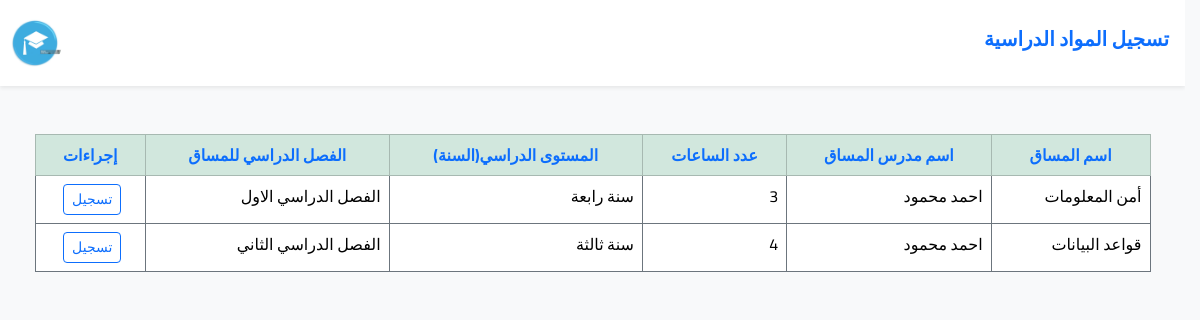
The app's page /student/courses/major (signed in) with its own data.
### tables this page shows
CREATE TABLE `courses` (
  `id` int NOT NULL AUTO_INCREMENT,
  `name` varchar(255) NOT NULL,
  `hour_num` int NOT NULL,
  `level_year` int NOT NULL,
  `instructor_id` int NOT NULL,
  `major_id` int NOT NULL,
  `semster_id` int NOT NULL,
  PRIMARY KEY (`id`),
  UNIQUE KEY `name` (`name`),
  KEY `courses_instructors` (`instructor_id`),
  KEY `courses_semster` (`semster_id`),
  KEY `courses_majors` (`major_id`),
  CONSTRAINT `courses_instructors` FOREIGN KEY (`instructor_id`) REFERENCES `instructors` (`id`) ON DELETE CASCADE ON UPDATE CASCADE,
  CONSTRAINT `courses_majors` FOREIGN KEY (`major_id`) REFERENCES `majors` (`id`) ON DELETE CASCADE ON UPDATE CASCADE,
  CONSTRAINT `courses_semster` FOREIGN KEY (`semster_id`) REFERENCES `semster` (`id`) ON DELETE CASCADE ON UPDATE CASCADE
);

CREATE TABLE `users` (
  `id` int NOT NULL AUTO_INCREMENT,
  `full_name` varchar(255) NOT NULL,
  `username` varchar(255) NOT NULL,
  `password` varchar(255) NOT NULL,
  `role` enum('admin','student','instructor') NOT NULL,
  PRIMARY KEY (`id`),
  UNIQUE KEY `username` (`username`)
);

CREATE TABLE `semster` (
  `id` int NOT NULL AUTO_INCREMENT,
  `name` varchar(255) NOT NULL,
  `created_at` date NOT NULL,
  PRIMARY KEY (`id`),
  UNIQUE KEY `name` (`name`)
);

### Core/function.php (called while the page is built, shortened)
<?php
function base_path(string $path): string {
  return BASE_PATH . $path;
}
function view(string $path, $attr = []): void {
  extract($attr);
  require base_path("views/{$path}");
}

### Http/controllers/student/majorCourses.php (called while the page is built, shortened)
<?php
$studentsRegisterCourses = App::resolve(Database::class)->query(
    'SELECT c.id AS course_id, c.name, c.hour_num, c.level_year, sm.name AS semster_name, u.full_name AS instructor_name
     FROM students s
     JOIN courses c
     ON s.major_id = c.major_id
     JOIN semster sm
     ON c.semster_id = sm.id
     JOIN instructors i
     ON c.instructor_id = i.id
     JOIN users u
     ON i.user_id = u.id
     WHERE s.user_id = :student_id', [
        'student_id' => Session::get('user')['id']
     ]
)->get();
view('student/majorCourses.view.php', [
    'heading'                 => 'تسجيل المواد الدراسية',
    'studentsRegisterCourses' => $studentsRegisterCourses,
]);

### public/index.php (called while the page is built, shortened)
<?php
require BASE_PATH.'Core/function.php';
require base_path('bootstrap.php');
$router = new \Core\Router();
$uri = parse_url($_SERVER['REQUEST_URI'])['path'];
$method = $_POST['__method'] ?? $_SERVER['REQUEST_METHOD'];
try {
   $router->route($uri, $method);
}
catch (ValidationException $exception) {
 Session::flash('errors', $exception->errors);
 Session::flash('old', $exception->old);
 return redirect($router->previousUrl());
}

### Core/App.php (called while the page is built, shortened)
<?php
class App {
  protected static $container;
  public static function setContainer($container): void {
     static::$container = $container;
  }
  public static function getContainer(): mixed {
     return static::$container;
  }
  public static function resolve($key): mixed {
     return static::getContainer()->resolve($key);
  }
}

### Core/Container.php (called while the page is built, shortened)
<?php
class Container {
    protected $bindings = [];
    public function bind(string $key,  $func): void {
     $this->bindings[$key] = $func;
    }
    public function resolve(string $key): mixed {
        $resolver = $this->bindings[$key];
        return call_user_func($resolver);
    }
}

### config.php (called while the page is built)
<?php
return [
     'database' => [
        'host' => 'localhost',
        'port' => 3306,
        'dbname' => 'e_learning',
        'charset' => 'utf8mb4'
     ],
];

### bootstrap.php (called while the page is built, shortened)
<?php
$container = new Container();
$container->bind('Core\Database', function() {
    $config = require base_path("config.php");
    return new Database($config['database']);
});
require base_path('Core/Helpers/HelperCourse.php');

### Core/Database.php (called while the page is built, shortened)
<?php
class Database {
    public $conn;
    public $stmt;
    public function __construct(array $config, $username = 'root', $password = 'root') {
      $dsn = 'mysql:'. http_build_query($config, "", ";");
      $this->conn = new PDO($dsn, $username, $password, [
        PDO::ATTR_DEFAULT_FETCH_MODE => PDO::FETCH_ASSOC
        ]);
    }
    public function query($query, $params = []): static {
      $this->stmt = $this->conn->prepare($query);
      $this->stmt->execute($params);
      return $this;
    }
    public function get(): array {
      return $this->stmt->fetchAll();
    }
}

### Core/Session.php (called while the page is built, shortened)
<?php
class Session {
    public static function get(string $key, $default = null): mixed {
        return $_SESSION['_flash'][$key] ?? $_SESSION[$key] ?? $default;
    }
}

### Core/Helpers/HelperCourse.php (called while the page is built, shortened)
<?php
function course_years(): array {
    return [
        1 => 'سنة أولى',
        2 => 'سنة ثانية',
        3 => 'سنة ثالثة',
        4 => 'سنة رابعة',
        5 => 'سنة خامسة'
    ];
}

### views/student/majorCourses.view.php (the view, shortened to what this page needs)
<?php require base_path('views/partials/head.php') ?>
<body class="bg-body-tertiary">
  <?php require base_path('views/partials/nav.php') ?>
      <div class="container">
        <table class="table table-hover table-responsive table-bordered border-secondary mt-5">
           <thead class="text-center">
             <tr class="table-success">
              <th class="text-primary">اسم المساق</th>
              <th class="text-primary">اسم مدرس المساق</th>
              <th class="text-primary">عدد الساعات</th>
              <th class="text-primary">المستوى الدراسي(السنة)</th>
              <th class="text-primary">الفصل الدراسي للمساق</th>
              <th class="text-primary">إجراءات</th>
            </tr>
           </thead>
           <tbody>
            <?php foreach($studentsRegisterCourses as $studentRegisterCourse ) : ?>
             <tr>
               <td><?= $studentRegisterCourse['name'] ?></td>
               <td><?= $studentRegisterCourse['instructor_name'] ?></td>
               <td><?= $studentRegisterCourse['hour_num'] ?></td>
               <td><?= course_years()[$studentRegisterCourse['level_year']] ?></td>
               <td><?= $studentRegisterCourse['semster_name'] ?></td>
               <td>
                <div class="text-center">
                  <form action="/student/register/course" method="POST">
                    <button type="submit" class="btn btn-sm btn-outline-primary me-1">تسجيل</button>
                  </form>
                </div>
               </td>
            </tr>
             </tbody>
            <?php endforeach;  ?>
         </table>
      </div>
<?php require base_path('views/partials/footer.php') ?>

### Core/Router.php (shortened to what this page needs)
<?php
class Router {
    protected $routes = [];
    public function add($method, string $uri, $controller): static {
        $this->routes[] = [
            'uri' =>  $uri,
            'controller' => $controller,
            'method' => $method,
            'middleware' => null
        ];
        return $this;
    }
    public function only($key): static {
        $this->routes[array_key_last($this->routes)]['middleware'] = $key;
        return $this;
    }
    public function route (string $uri, $method) {
      foreach($this->routes as $route) {
        if($route ['uri'] ===  $uri && $route['method'] === strtoupper($method)) {
          return require base_path('Http/controllers/'.$route['controller']);
        }
      }
    }
}

### public/assets/css/e-learn.css (style rules this page uses)
:root { --transition: 0.3s; --main-color : #0d6efd; --secound-color: #ccc; }
html { scroll-behavior: smooth; overflow-y: auto; scrollbar-gutter: stable; }
body { font-family: 'Cairo', sans-serif; direction: rtl; text-align: right; margin: 0; }

### records on screen
courses: name "أمن المعلومات", users.full_name "احمد محمود", hour_num "3", level_year "سنة رابعة", semster.name "الفصل الدراسي الاول"
courses: name "قواعد البيانات", users.full_name "احمد محمود", hour_num "4", level_year "سنة ثالثة", semster.name "الفصل الدراسي الثاني"
